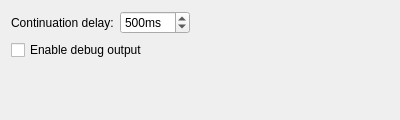
<?xml version="1.0" encoding="utf-8"?>
<ui version="4.0">
  <class>KWin::LastUsedDesktopsConfigForm</class>
  <widget class="QWidget" name="KWin::LastUsedDesktopsConfigForm">
    <property name="geometry">
      <rect>
        <x>0</x>
        <y>0</y>
        <width>400</width>
        <height>120</height>
      </rect>
    </property>
    <property name="windowTitle">
      <string>Last Used Virtual Desktops</string>
    </property>
    <layout class="QFormLayout" name="formLayout">
      <item row="0" column="0">
        <widget class="QLabel" name="continuationDelayLabel">
          <property name="text">
            <string>Continuation delay:</string>
          </property>
        </widget>
      </item>
      <item row="0" column="1">
        <layout class="QHBoxLayout" name="continuationDelayLayout">
          <item>
            <widget class="QSpinBox" name="kcfg_continuationDelay">
              <property name="suffix">
                <string>ms</string>
              </property>
              <property name="minimum">
                <number>100</number>
              </property>
              <property name="maximum">
                <number>2000</number>
              </property>
              <property name="singleStep">
                <number>100</number>
              </property>
              <property name="value">
                <number>500</number>
              </property>
              <property name="toolTip">
                <string>Delay in milliseconds to detect continuation of shortcut presses. Shorter delays make navigation more responsive but may cause accidental quick navigation.</string>
              </property>
            </widget>
          </item>
          <item>
            <spacer name="horizontalSpacer">
              <property name="orientation">
                <enum>Qt::Horizontal</enum>
              </property>
              <property name="sizeHint" stdset="0">
                <size>
                  <width>40</width>
                  <height>20</height>
                </size>
              </property>
            </spacer>
          </item>
        </layout>
      </item>
      <item row="1" column="0" colspan="2">
        <widget class="QCheckBox" name="kcfg_debugEnabled">
          <property name="text">
            <string>Enable debug output</string>
          </property>
          <property name="toolTip">
            <string>Enable debug messages in the console log. Useful for troubleshooting but may impact performance.</string>
          </property>
        </widget>
      </item>
      <item row="2" column="0" colspan="2">
        <spacer name="verticalSpacer">
          <property name="orientation">
            <enum>Qt::Vertical</enum>
          </property>
          <property name="sizeHint" stdset="0">
            <size>
              <width>20</width>
              <height>40</height>
            </size>
          </property>
        </spacer>
      </item>
    </layout>
  </widget>
  <resources/>
  <connections/>
</ui>
